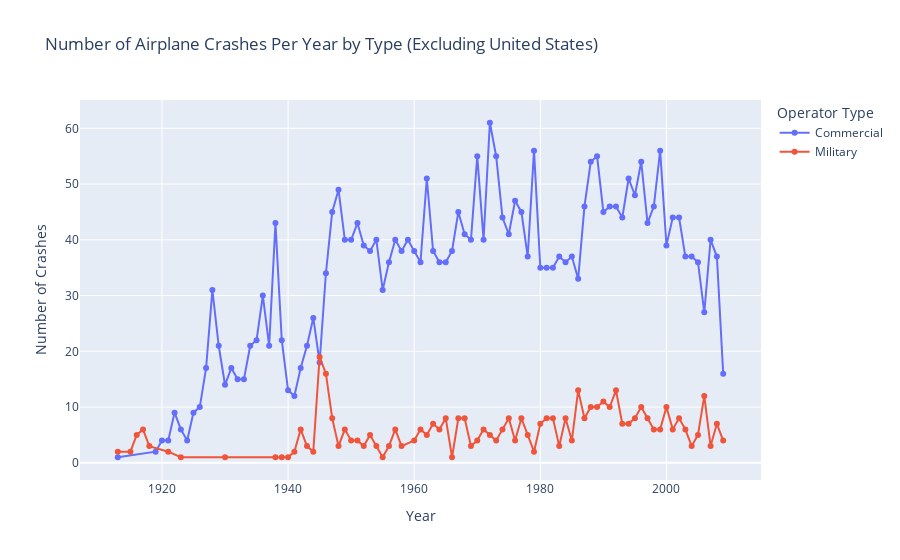

Write notebook code for a chart like this one.
### Code cell
crashes_filtered = crashes[crashes['Country'] != 'United States'].copy()

# Categorize each crash in the filtered data
crashes_filtered['Type'] = crashes_filtered['Operator'].apply(lambda x: 'Military' if 'Military' in str(x) else 'Commercial')

# Group by 'Year' and 'Type' and count the number of crashes in the filtered data
crashes_per_year_type_filtered = crashes_filtered.groupby(['Year', 'Type']).size().reset_index(name='Number of Crashes')

# Create an interactive plot using Plotly Express with color distinction
fig = px.line(crashes_per_year_type_filtered, 
              x='Year', 
              y='Number of Crashes', 
              color='Type',  # Differentiate lines by 'Type'
              title='Number of Airplane Crashes Per Year by Type (Excluding United States)',
              markers=True,  # To add markers as in the original plot
              labels={'Number of Crashes': 'Number of Crashes', 'Year': 'Year', 'Type': 'Operator Type'})

# Show the figure
fig.show()

### Figure 1 — Plotly figure (JSON) as saved in the notebook; plotly's stock layout.template omitted (floating-point values rounded to 4 significant figures)
{"data": [{"hovertemplate": "Operator Type=Commercial<br>Year=%{x}<br>Number of Crashes=%{y}<extra></extra>", "legendgroup": "Commercial", "line": {"color": "#636efa", "dash": "solid"}, "marker": {"symbol": "circle"}, "mode": "lines+markers", "name": "Commercial", "orientation": "v", "showlegend": true, "type": "scatter", "x": [1913, 1919, 1920, 1921, 1922, 1923, 1924, 1925, 1926, 1927, 1928, 1929, 1930, 1931, 1932, 1933, 1934, 1935, 1936, 1937, 1938, 1939, 1940, 1941, 1942, 1943, 1944, 1945, 1946, 1947, 1948, 1949, 1950, 1951, 1952, 1953, 1954, 1955, 1956, 1957, 1958, 1959, 1960, 1961, 1962, 1963, 1964, 1965, 1966, 1967, 1968, 1969, 1970, 1971, 1972, 1973, 1974, 1975, 1976, 1977, 1978, 1979, 1980, 1981, 1982, 1983, 1984, 1985, 1986, 1987, 1988, 1989, 1990, 1991, 1992, 1993, 1994, 1995, 1996, 1997, 1998, 1999, 2000, 2001, 2002, 2003, 2004, 2005, 2006, 2007, 2008, 2009], "xaxis": "x", "y": [1, 2, 4, 4, 9, 6, 4, 9, 10, 17, 31, 21, 14, 17, 15, 15, 21, 22, 30, 21, 43, 22, 13, 12, 17, 21, 26, 18, 34, 45, 49, 40, 40, 43, 39, 38, 40, 31, 36, 40, 38, 40, 38, 36, 51, 38, 36, 36, 38, 45, 41, 40, 55, 40, 61, 55, 44, 41, 47, 45, 37, 56, 35, 35, 35, 37, 36, 37, 33, 46, 54, 55, 45, 46, 46, 44, 51, 48, 54, 43, 46, 56, 39, 44, 44, 37, 37, 36, 27, 40, 37, 16], "yaxis": "y"}, {"hovertemplate": "Operator Type=Military<br>Year=%{x}<br>Number of Crashes=%{y}<extra></extra>", "legendgroup": "Military", "line": {"color": "#EF553B", "dash": "solid"}, "marker": {"symbol": "circle"}, "mode": "lines+markers", "name": "Military", "orientation": "v", "showlegend": true, "type": "scatter", "x": [1913, 1915, 1916, 1917, 1918, 1921, 1923, 1930, 1938, 1939, 1940, 1941, 1942, 1943, 1944, 1945, 1946, 1947, 1948, 1949, 1950, 1951, 1952, 1953, 1954, 1955, 1956, 1957, 1958, 1960, 1961, 1962, 1963, 1964, 1965, 1966, 1967, 1968, 1969, 1970, 1971, 1972, 1973, 1974, 1975, 1976, 1977, 1978, 1979, 1980, 1981, 1982, 1983, 1984, 1985, 1986, 1987, 1988, 1989, 1990, 1991, 1992, 1993, 1994, 1995, 1996, 1997, 1998, 1999, 2000, 2001, 2002, 2003, 2004, 2005, 2006, 2007, 2008, 2009], "xaxis": "x", "y": [2, 2, 5, 6, 3, 2, 1, 1, 1, 1, 1, 2, 6, 3, 2, 19, 16, 8, 3, 6, 4, 4, 3, 5, 3, 1, 3, 6, 3, 4, 6, 5, 7, 6, 8, 1, 8, 8, 3, 4, 6, 5, 4, 6, 8, 4, 8, 5, 2, 7, 8, 8, 3, 8, 4, 13, 8, 10, 10, 11, 10, 13, 7, 7, 8, 10, 8, 6, 6, 10, 6, 8, 6, 3, 5, 12, 3, 7, 4], "yaxis": "y"}], "layout": {"legend": {"title": {"text": "Operator Type"}, "tracegroupgap": 0}, "title": {"text": "Number of Airplane Crashes Per Year by Type (Excluding United States)"}, "xaxis": {"anchor": "y", "domain": [0, 1], "title": {"text": "Year"}}, "yaxis": {"anchor": "x", "domain": [0, 1], "title": {"text": "Number of Crashes"}}}}
